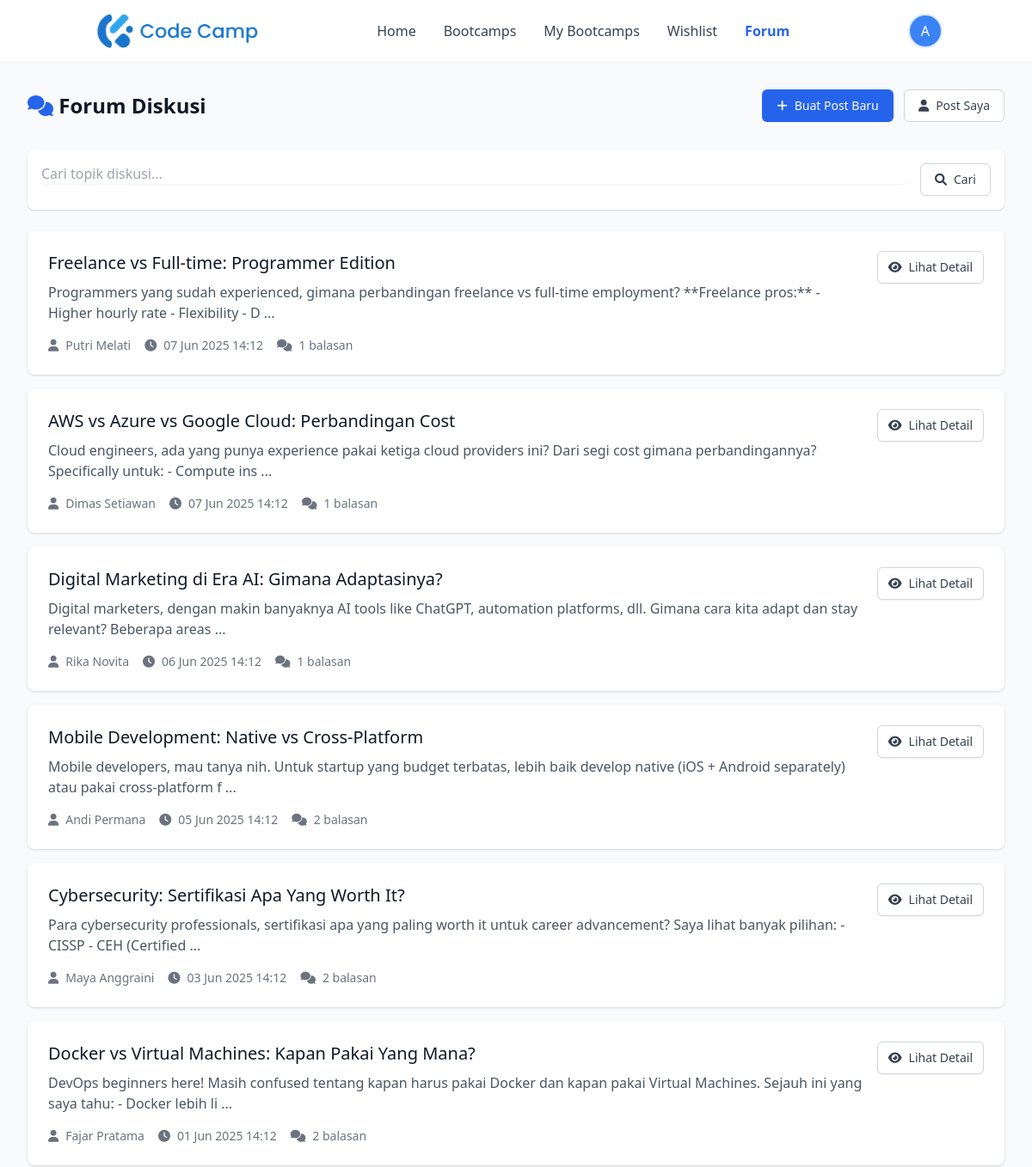
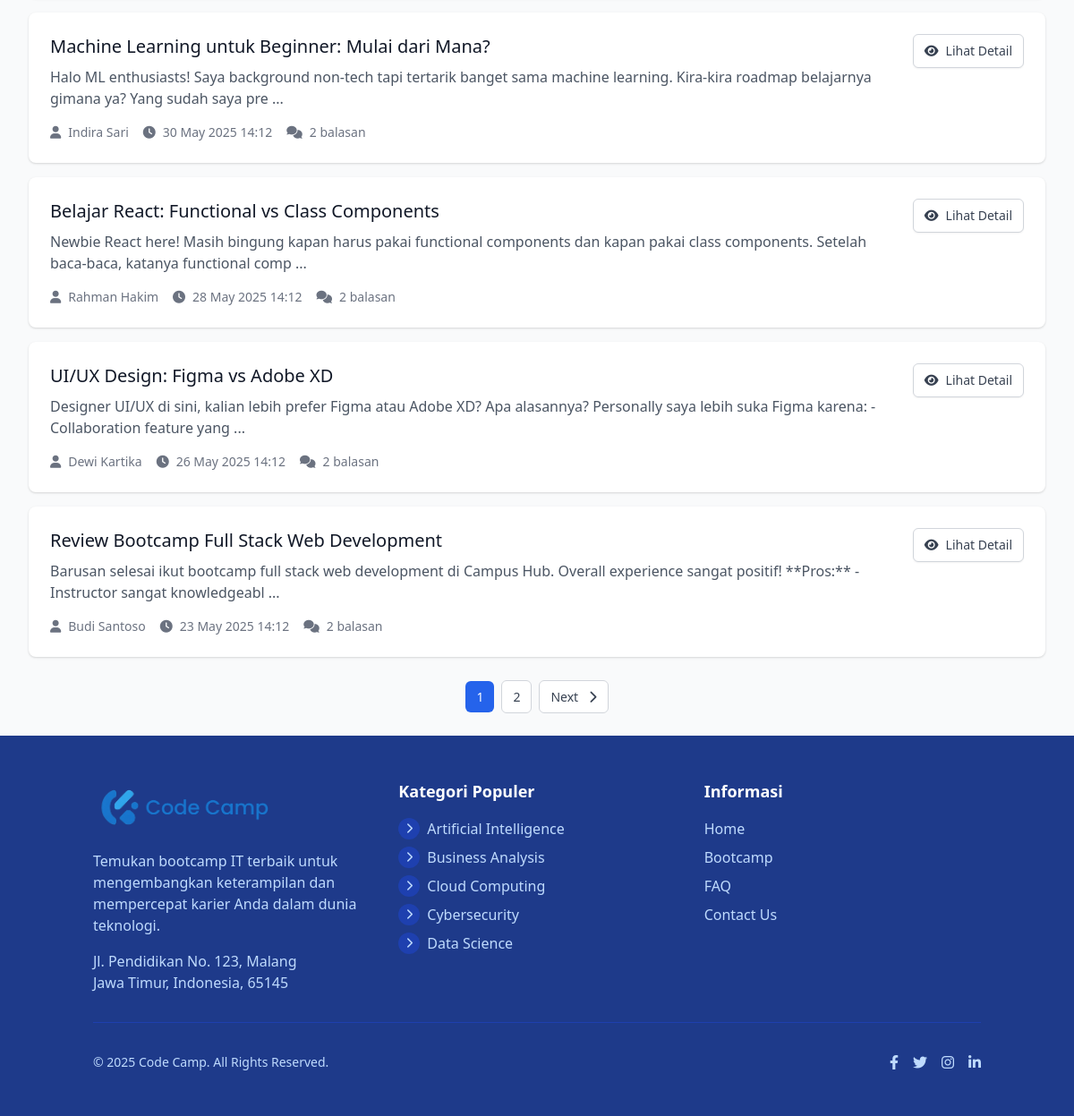
/index.php?action=forum (signed in), run on the app's committed database (2 pictures, top to bottom).
### tables this page shows
CREATE TABLE IF NOT EXISTS forum_posts (
    id INT AUTO_INCREMENT PRIMARY KEY,
    user_id INT NOT NULL,
    title VARCHAR(255) NOT NULL,
    slug VARCHAR(255) NOT NULL UNIQUE,  
    content TEXT NOT NULL,
    category VARCHAR(100) DEFAULT 'general',  
    status ENUM('published', 'draft', 'archived') DEFAULT 'published',  
    is_pinned TINYINT(1) DEFAULT 0,  
    is_locked TINYINT(1) DEFAULT 0,  
    view_count INT DEFAULT 0,  
    reply_count INT DEFAULT 0,  
    last_reply_at DATETIME DEFAULT NULL,  
    last_reply_by INT DEFAULT NULL,  
    created_at DATETIME NOT NULL DEFAULT CURRENT_TIMESTAMP,  
    updated_at DATETIME DEFAULT CURRENT_TIMESTAMP ON UPDATE CURRENT_TIMESTAMP,  
    is_deleted TINYINT(1) DEFAULT 0,  
    
     
     
    
     
    INDEX idx_forum_posts_user (user_id),
    INDEX idx_forum_posts_slug (slug),
    INDEX idx_forum_posts_category (category),
    INDEX idx_forum_posts_status (status),
    INDEX idx_forum_posts_created (created_at),
    INDEX idx_forum_posts_deleted (is_deleted)
);

CREATE TABLE IF NOT EXISTS users (
    id INT AUTO_INCREMENT PRIMARY KEY,
    name VARCHAR(100) NOT NULL,
    alamat_email VARCHAR(100) NOT NULL UNIQUE,  
    password VARCHAR(255) NOT NULL,
    no_telepon VARCHAR(20) DEFAULT NULL,  
    status ENUM('active', 'inactive', 'suspended') DEFAULT 'active',  
    email_verified TINYINT(1) DEFAULT 0,  
    created_at DATETIME NOT NULL DEFAULT CURRENT_TIMESTAMP,  
    updated_at DATETIME DEFAULT CURRENT_TIMESTAMP ON UPDATE CURRENT_TIMESTAMP,  
    
     
    INDEX idx_users_email (alamat_email),
    INDEX idx_users_status (status),
    INDEX idx_users_created (created_at)
);

CREATE TABLE IF NOT EXISTS categories (
    id INT AUTO_INCREMENT PRIMARY KEY,
    name VARCHAR(100) NOT NULL UNIQUE,  
    slug VARCHAR(100) NOT NULL UNIQUE,  
    icon VARCHAR(255) DEFAULT NULL,  
    description TEXT DEFAULT NULL,  
    status ENUM('active', 'inactive') DEFAULT 'active',  
    sort_order INT DEFAULT 0,  
    created_at DATETIME NOT NULL DEFAULT CURRENT_TIMESTAMP,  
    updated_at DATETIME DEFAULT CURRENT_TIMESTAMP ON UPDATE CURRENT_TIMESTAMP,  
    
     
    INDEX idx_categories_slug (slug),
    INDEX idx_categories_status (status),
    INDEX idx_categories_sort (sort_order)
);

### controllers/ForumController.php (called while the page is built, shortened)
<?php
require_once 'config/database.php';
require_once 'models/ForumPost.php';
class ForumController
{
    private $forumPost;
    public function __construct()
    {
        $database = new Database();
        $this->db = $database->getConnection();
        $this->forumPost = new ForumPost($this->db);
    }
    public function index()
    {
        $page = isset($_GET['page']) ? (int)$_GET['page'] : 1;
        $limit = 10;
        $offset = ($page - 1) * $limit;
        $stmt = $this->forumPost->readAll($limit, $offset);
        $posts = $stmt->fetchAll(PDO::FETCH_ASSOC);
        $total_posts = $this->forumPost->countAll();
        $total_pages = ceil($total_posts / $limit);
        include_once 'views/forum/index.php';
    }
}

### config/database.php (called while the page is built, shortened)
<?php
class Database {
    private $host;
    private $database_name;
    private $username;
    private $password;
    private $charset;
    public function __construct() {
        $this->host = $_ENV['DB_HOST'] ?? 'localhost';
        $this->database_name = $_ENV['DB_NAME'] ?? 'code_camp';
        $this->username = $_ENV['DB_USER'] ?? 'root';
        $this->password = $_ENV['DB_PASS'] ?? 'rahasia';
        $this->charset = 'utf8mb4';
    }
    public function getConnection() {
        $this->conn = null;
        try {
            $dsn = "mysql:host=" . $this->host . ";dbname=" . $this->database_name . ";charset=" . $this->charset;
            $options = [
                PDO::ATTR_ERRMODE => PDO::ERRMODE_EXCEPTION,
                PDO::ATTR_DEFAULT_FETCH_MODE => PDO::FETCH_ASSOC,
                PDO::ATTR_EMULATE_PREPARES => false,
                PDO::MYSQL_ATTR_INIT_COMMAND => "SET NAMES " . $this->charset . " COLLATE utf8mb4_unicode_ci"
            ];
            $this->conn = new PDO($dsn, $this->username, $this->password, $options);
            $this->conn->exec("SET time_zone = '+07:00'");
        } catch(PDOException $exception) {
            error_log("Database connection error: " . $exception->getMessage());
            if ($_ENV['APP_ENV'] === 'production') {
                throw new Exception("Database connection failed");
            } else {
                throw new Exception("Database connection error: " . $exception->getMessage());
            }
        }
        return $this->conn;
    }
}
?>

### models/ForumPost.php (called while the page is built, shortened)
<?php
class ForumPost {
    private $conn;
    private $table_name = "forum_posts";
    public function __construct($db) {
        $this->conn = $db;
    }
    public function readAll($limit = 10, $offset = 0) {
        $query = "SELECT
                    fp.id, fp.user_id, fp.title, fp.content, fp.created_at, fp.updated_at,
                    u.name as user_name,
                    (SELECT COUNT(*) FROM forum_replies fr WHERE fr.post_id = fp.id AND fr.is_deleted = 0) as reply_count
                  FROM " . $this->table_name . " fp
                  LEFT JOIN users u ON fp.user_id = u.id
                  WHERE fp.is_deleted = 0
                  ORDER BY fp.created_at DESC
                  LIMIT :limit OFFSET :offset";
        $stmt = $this->conn->prepare($query);
        $stmt->bindParam(':limit', $limit, PDO::PARAM_INT);
        $stmt->bindParam(':offset', $offset, PDO::PARAM_INT);
        $stmt->execute();
        return $stmt;
    }
    public function countAll() {
        $query = "SELECT COUNT(*) as total FROM " . $this->table_name . " WHERE is_deleted = 0";
        $stmt = $this->conn->prepare($query);
        $stmt->execute();
        $row = $stmt->fetch(PDO::FETCH_ASSOC);
        return $row['total'];
    }
}

### models/Category.php (called while the page is built, shortened)
<?php
require_once 'config/database.php';
class Category {
    private $conn;
    private $table_name = "categories";
    public function __construct($db) {
        $this->conn = $db;
    }
    public function readAll() {
        $query = "SELECT * FROM " . $this->table_name . " ORDER BY name ASC";
        $stmt = $this->conn->prepare($query);
        $stmt->execute();
        return $stmt;
    }
}
?>

### views/forum/index.php (the view, shortened to what this page needs)
<?php include_once 'views/includes/header.php'; ?>
<div class="max-w-7xl mx-auto px-4 sm:px-6 lg:px-8 py-8">
    <div class="flex justify-between items-center mb-8">
        <h2 class="text-2xl font-bold text-gray-900">
            <i class="fas fa-comments text-blue-600"></i> Forum Diskusi
        </h2>
        <div class="space-x-2">
            <?php if (isset($_SESSION['user_id'])): ?>
                <a href="index.php?action=forum_create"
                   class="inline-flex items-center px-4 py-2 border border-transparent text-sm font-medium rounded-md text-white bg-blue-600 hover:bg-blue-700">
                    <i class="fas fa-plus mr-2"></i> Buat Post Baru
                </a>
                <a href="index.php?action=forum_my_posts"
                   class="inline-flex items-center px-4 py-2 border border-gray-300 text-sm font-medium rounded-md text-gray-700 bg-white hover:bg-gray-50">
                    <i class="fas fa-user mr-2"></i> Post Saya
                </a>
            <?php endif; ?>
        </div>
    </div>
    <div class="bg-white shadow rounded-lg mb-6 p-4">
        <form method="GET" action="index.php" class="flex gap-4">
            <div class="flex-1">
                <input type="text" name="q"
                       class="w-full rounded-md border-gray-300 shadow-sm focus:border-blue-500 focus:ring-blue-500"
                       placeholder="Cari topik diskusi..."
                       value="<?php echo isset($_GET['q']) ? htmlspecialchars($_GET['q']) : ''; ?>">
            </div>
            <button type="submit"
                    class="inline-flex items-center px-4 py-2 border border-gray-300 text-sm font-medium rounded-md text-gray-700 bg-white hover:bg-gray-50">
                <i class="fas fa-search mr-2"></i> Cari
            </button>
        </form>
    </div>
    <div class="space-y-4">
        <?php if (!empty($posts)): ?>
            <?php foreach ($posts as $post): ?>
                <div class="bg-white shadow rounded-lg overflow-hidden">
                    <div class="p-6">
                        <div class="flex justify-between">
                            <div class="flex-1">
                                <h5 class="text-xl font-medium text-gray-900 mb-2">
                                    <a href="index.php?action=forum_detail&id=<?php echo $post['id']; ?>"
                                       class="hover:text-blue-600">
                                        <?php echo htmlspecialchars($post['title']); ?>
                                    </a>
                                </h5>
                                <p class="text-gray-600 mb-4">
                                    <?php echo substr(htmlspecialchars($post['content']), 0, 150); ?>
                                    <?php if (strlen($post['content']) > 150): ?>...<?php endif; ?>
                                </p>
                                <div class="flex items-center text-sm text-gray-500">
                                    <span class="flex items-center">
                                        <i class="fas fa-user mr-2"></i>
                                        <?php echo htmlspecialchars($post['user_name']); ?>
                                    </span>
                                    <span class="flex items-center ml-4">
                                        <i class="fas fa-clock mr-2"></i>
                                        <?php echo date('d M Y H:i', strtotime($post['created_at'])); ?>
                                    </span>
                                    <span class="flex items-center ml-4">
                                        <i class="fas fa-comments mr-2"></i>
                                        <?php echo $post['reply_count']; ?> balasan
                                    </span>
                                </div>
                            </div>
                            <div class="ml-4">
                                <a href="index.php?action=forum_detail&id=<?php echo $post['id']; ?>"
                                   class="inline-flex items-center px-3 py-2 border border-gray-300 shadow-sm text-sm font-medium rounded-md text-gray-700 bg-white hover:bg-gray-50">
                                    <i class="fas fa-eye mr-2"></i> Lihat Detail
                                </a>
                            </div>
                        </div>
                    </div>
                </div>
            <?php endforeach; ?>
        <?php endif; ?>
    </div>
    <?php if (isset($total_pages) && $total_pages > 1): ?>
        <nav class="mt-8 flex justify-center" aria-label="Pagination">
            <ul class="flex items-center space-x-2">
                <?php for ($i = 1; $i <= $total_pages; $i++): ?>
                    <li>
                        <a href="index.php?action=forum&page=<?php echo $i; ?>"
                           class="px-3 py-2 rounded-md text-sm font-medium <?php echo ($i == $page) ? 'bg-blue-600 text-white' : 'text-gray-700 bg-white border border-gray-300 hover:bg-gray-50'; ?>">
                            <?php echo $i; ?>
                        </a>
                    </li>
                <?php endfor; ?>
                <?php if ($page < $total_pages): ?>
                    <li>
                        <a href="index.php?action=forum&page=<?php echo ($page + 1); ?>"
                           class="px-3 py-2 rounded-md text-sm font-medium text-gray-700 bg-white border border-gray-300 hover:bg-gray-50">
                            Next <i class="fas fa-chevron-right ml-2"></i>
                        </a>
                    </li>
                <?php endif; ?>
            </ul>
        </nav>
    <?php endif; ?>
</div>
<?php include_once 'views/includes/footer.php'; ?>

### views/includes/footer.php (shortened to what this page needs)
<?php
if (!isset($categories)) {
    require_once (isset($base_url) ? $base_url : '') . 'config/database.php';
    require_once (isset($base_url) ? $base_url : '') . 'models/Category.php';
    $database = new Database();
    $db = $database->getConnection();
    $category = new Category($db);
    $categoryStmt = $category->readAll();
    $categories = $categoryStmt->fetchAll(PDO::FETCH_ASSOC);
}
?>
    <footer class="bg-blue-900 text-white">
        <div class="container mx-auto px-4 py-12">
            <div class="grid grid-cols-1 md:grid-cols-3 gap-8">
                <div>
                    <div class="flex items-center mb-4">
                        <img src="<?php echo isset($base_url) ? $base_url : ''; ?>assets/images/logo.png" alt="Logo" class="h-16 hidden md:block">
                    </div>
                    <p class="text-blue-200 mb-4">Temukan bootcamp IT terbaik untuk mengembangkan keterampilan dan mempercepat karier Anda dalam dunia teknologi.</p>
                    <p class="text-blue-200">Jl. Pendidikan No. 123, Malang<br>Jawa Timur, Indonesia, 65145</p>
                </div>
                <div>
                    <h3 class="text-lg font-bold mb-4">Kategori Populer</h3>
                    <ul class="space-y-2">
                        <?php foreach (array_slice($categories, 0, 5) as $category): ?>
                            <li class="flex items-center">
                                <div class="w-6 h-6 mr-2 bg-blue-800 rounded-full flex items-center justify-center">
                                    <?php
                                    $icon_path = null;
                                    if ($icon_path): ?>
                                        <img src="<?php echo $icon_path; ?>" alt="<?php echo htmlspecialchars($category['name']); ?>" class="w-4 h-4 object-contain filter brightness-0 invert">
                                    <?php else: ?>
                                        <i class="fas fa-chevron-right text-blue-200 text-xs"></i>
                                    <?php endif; ?>
                                </div>
                                <a href="<?php echo isset($base_url) ? $base_url : ''; ?>index.php?action=bootcamp_category&id=<?php echo $category['id']; ?>" class="text-blue-200 hover:text-white transition-colors">
                                    <?php echo htmlspecialchars($category['name']); ?>
                                </a>
                            </li>
                        <?php endforeach; ?>
                    </ul>
                </div>
                <div>
                    <h3 class="text-lg font-bold mb-4">Informasi</h3>
                    <ul class="space-y-2">
                        <li><a href="<?php echo isset($base_url) ? $base_url : ''; ?>index.php" class="text-blue-200 hover:text-white">Home</a></li>
                        <li><a href="<?php echo isset($base_url) ? $base_url : ''; ?>index.php?action=bootcamps" class="text-blue-200 hover:text-white">Bootcamp</a></li>
                        <li><a href="#" class="text-blue-200 hover:text-white">FAQ</a></li>
                        <li><a href="#" class="text-blue-200 hover:text-white">Contact Us</a></li>
                    </ul>
                </div>
            </div>
            <div class="border-t border-blue-800 mt-8 pt-8 flex flex-col md:flex-row justify-between items-center">
                <p class="text-blue-200 text-sm">&copy; 2025 Code Camp. All Rights Reserved.</p>
                <div class="flex space-x-4 mt-4 md:mt-0">
                    <a href="#" class="text-blue-200 hover:text-white">
                        <i class="fab fa-facebook-f"></i>
                    </a>
                    <a href="#" class="text-blue-200 hover:text-white">
                        <i class="fab fa-twitter"></i>
                    </a>
                    <a href="#" class="text-blue-200 hover:text-white">
                        <i class="fab fa-instagram"></i>
                    </a>
                    <a href="#" class="text-blue-200 hover:text-white">
                        <i class="fab fa-linkedin-in"></i>
                    </a>
                </div>
            </div>
        </div>
    </footer>
</body>
</html>

### assets/css/custom.css (style rules this page uses)
body { font-family: 'Inter', sans-serif; }

### data on the page
forum_posts: title "Freelance vs Full-time: Programmer Edition", content "Programmers yang sudah experienced, gimana perbandingan freelance vs full-time employment? **Freelance pros:** - Higher hourly rate - Flexibility - D", user.name "Putri Melati", created_at "07 Jun 2025 14:12", reply_count "1"
forum_posts: title "AWS vs Azure vs Google Cloud: Perbandingan Cost", content "Cloud engineers, ada yang punya experience pakai ketiga cloud providers ini? Dari segi cost gimana perbandingannya? Specifically untuk: - Compute ins", user.name "Dimas Setiawan", created_at "07 Jun 2025 14:12", reply_count "1"
forum_posts: title "Digital Marketing di Era AI: Gimana Adaptasinya?", content "Digital marketers, dengan makin banyaknya AI tools like ChatGPT, automation platforms, dll. Gimana cara kita adapt dan stay relevant? Beberapa areas", user.name "Rika Novita", created_at "06 Jun 2025 14:12", reply_count "1"
forum_posts: title "Mobile Development: Native vs Cross-Platform", content "Mobile developers, mau tanya nih. Untuk startup yang budget terbatas, lebih baik develop native (iOS + Android separately) atau pakai cross-platform f", user.name "Andi Permana", created_at "05 Jun 2025 14:12", reply_count "2"
forum_posts: title "Cybersecurity: Sertifikasi Apa Yang Worth It?", content "Para cybersecurity professionals, sertifikasi apa yang paling worth it untuk career advancement? Saya lihat banyak pilihan: - CISSP - CEH (Certified", user.name "Maya Anggraini", created_at "03 Jun 2025 14:12", reply_count "2"
forum_posts: title "Docker vs Virtual Machines: Kapan Pakai Yang Mana?", content "DevOps beginners here! Masih confused tentang kapan harus pakai Docker dan kapan pakai Virtual Machines. Sejauh ini yang saya tahu: - Docker lebih li", user.name "Fajar Pratama", created_at "01 Jun 2025 14:12", reply_count "2"
forum_posts: title "Machine Learning untuk Beginner: Mulai dari Mana?", content "Halo ML enthusiasts! Saya background non-tech tapi tertarik banget sama machine learning. Kira-kira roadmap belajarnya gimana ya? Yang sudah saya pre", user.name "Indira Sari", created_at "30 May 2025 14:12", reply_count "2"
forum_posts: title "Belajar React: Functional vs Class Components", content "Newbie React here! Masih bingung kapan harus pakai functional components dan kapan pakai class components. Setelah baca-baca, katanya functional comp", user.name "Rahman Hakim", created_at "28 May 2025 14:12", reply_count "2"
forum_posts: title "UI/UX Design: Figma vs Adobe XD", content "Designer UI/UX di sini, kalian lebih prefer Figma atau Adobe XD? Apa alasannya? Personally saya lebih suka Figma karena: - Collaboration feature yang", user.name "Dewi Kartika", created_at "26 May 2025 14:12", reply_count "2"
forum_posts: title "Review Bootcamp Full Stack Web Development", content "Barusan selesai ikut bootcamp full stack web development di Campus Hub. Overall experience sangat positif! **Pros:** - Instructor sangat knowledgeabl", user.name "Budi Santoso", created_at "23 May 2025 14:12", reply_count "2"
categories: name "Artificial Intelligence"
categories: name "Business Analysis"
categories: name "Cloud Computing"
categories: name "Cybersecurity"
categories: name "Data Science"

### other printed values
substr($user_name, 0, 1) "A"
